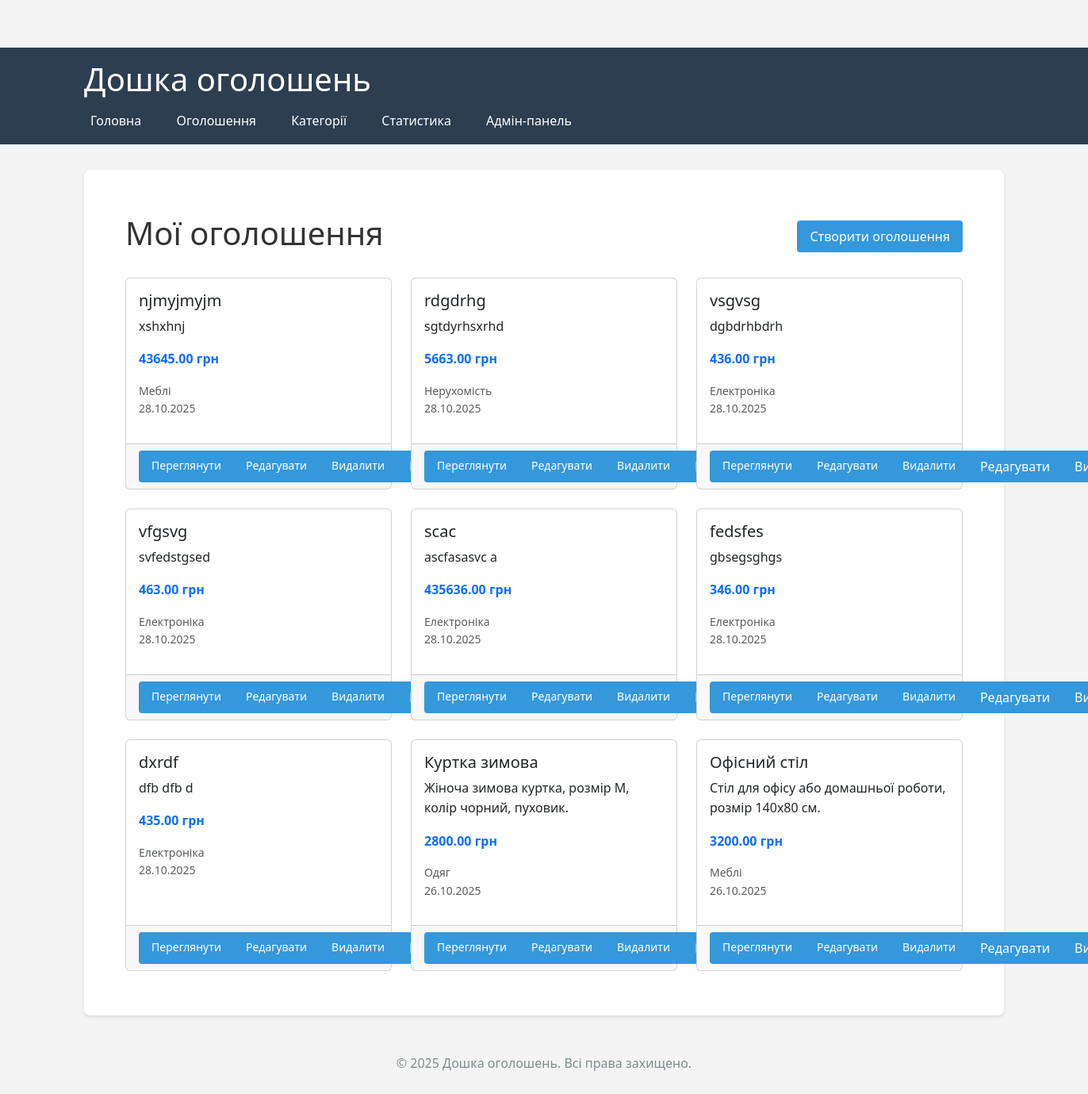
The app's page /my-ads/ (signed in) with its own data.
### board/models.py (models this page shows, shortened)
class Ad(models.Model):
    title = models.CharField(
        max_length=200,
        verbose_name='Заголовок'
    )
    description = models.TextField(
        verbose_name='Опис'
    )
    price = models.DecimalField(
        max_digits=10,
        decimal_places=2,
        validators=[MinValueValidator(0.01)],
        verbose_name='Ціна'
    )
    created_at = models.DateTimeField(
        auto_now_add=True,
        verbose_name='Дата створення'
    )
    updated_at = models.DateTimeField(
        auto_now=True,
        verbose_name='Дата оновлення'
    )
    is_active = models.BooleanField(
        default=True,
        verbose_name='Активне'
    )
    user = models.ForeignKey(
        User,
        on_delete=models.CASCADE,
        related_name='ads',
        verbose_name='Користувач'
    )
    category = models.ForeignKey(
        Category,
        on_delete=models.CASCADE,
        related_name='ads',
        verbose_name='Категорія'
    )
    class Meta:
        verbose_name = 'Оголошення'
        verbose_name_plural = 'Оголошення'
        ordering = ['-created_at']

class Category(models.Model):
    name = models.CharField(
        max_length=100,
        unique=True,
        verbose_name='Назва категорії'
    )
    description = models.TextField(
        blank=True,
        verbose_name='Опис категорії'
    )
    class Meta:
        verbose_name = 'Категорія'
        verbose_name_plural = 'Категорії'
        ordering = ['name']

### board/views.py (the view)
# urls.py: path('my-ads/', views.my_ads, name='my_ads'),
@login_required
def my_ads(request: HttpRequest) -> HttpResponse:
    ads = Ad.objects.filter(
        user=request.user
    ).select_related('category').order_by('-created_at')
    context = {
        'ads': ads,
        'title': 'Мої оголошення'
    }
    return render(request, 'board/my_ads.html', context)

### board/templates/board/my_ads.html (shortened to what this page needs)
{% extends 'board/base.html' %}
{% block content %}
<div class="container mt-4">
    <div class="d-flex justify-content-between align-items-center mb-4">
        <h1>{{ title }}</h1>
        <a href="{% url 'board:ad_create' %}" class="btn btn-primary">
             Створити оголошення
        </a>
    </div>
    {% if ads %}
        <div class="row">
            {% for ad in ads %}
            <div class="col-md-6 col-lg-4 mb-4">
                <div class="card h-100">
                    <div class="card-body">
                        <h5 class="card-title">{{ ad.title }}</h5>
                        <p class="card-text">{{ ad.description|truncatewords:20 }}</p>
                        <p class="text-primary fw-bold">{{ ad.price }} грн</p>
                        <p class="text-muted small">
                             {{ ad.category.name }}<br>
                             {{ ad.created_at|date:"d.m.Y" }}
                        </p>
                    </div>
                    <div class="card-footer">
                        <div class="btn-group" role="group">
                            <a href="{% url 'board:ad_detail' ad.id %}"
                               class="btn btn-sm btn-outline-primary">
                                 Переглянути
                            </a>
                            <a href="{% url 'board:ad_update' ad.id %}"
                               class="btn btn-sm btn-outline-secondary">
                                 Редагувати
                            </a>
                            <a href="{% url 'board:ad_delete' ad.id %}"
                               class="btn btn-sm btn-outline-danger">
                                 Видалити
                            </a>
                            {% if user == ad.user %}
    <a href="{% url 'board:ad_update' ad.id %}" class="btn btn-warning">
        Редагувати
    </a>
    <a href="{% url 'board:ad_delete' ad.id %}" class="btn btn-danger">
        Видалити
    </a>
{% endif %}
                        </div>
                    </div>
                </div>
            </div>
            {% endfor %}
        </div>
    {% else %}
        <div class="alert alert-info">
            <i class="bi bi-info-circle"></i>
            У вас поки немає оголошень.
            <a href="{% url 'board:ad_create' %}" class="alert-link">Створити перше оголошення</a>
        </div>
    {% endif %}
</div>
{% endblock %}

### board/static/board/css/base.css (style rules this page uses)
* { margin: 0; padding: 0; box-sizing: border-box; }
body { font-family: 'Segoe UI', Tahoma, Geneva, Verdana, sans-serif; line-height: 1.6; color: #333; background-color: #f4f4f4; padding-top: 60px; }
.container { max-width: 1200px; margin: 0 auto; padding: 0 20px; }
.btn { display: inline-block; padding: 0.5rem 1rem; background-color: #3498db; color: white; text-decoration: none; border-radius: 4px; transition: background-color 0.3s; border: none; cursor: pointer; }

### records on screen
Ad: title "njmyjmyjm", description "xshxhnj", price "43645.00", category.name "Меблі", created_at "28.10.2025"
Ad: title "rdgdrhg", description "sgtdyrhsxrhd", price "5663.00", category.name "Нерухомість", created_at "28.10.2025"
Ad: title "vsgvsg", description "dgbdrhbdrh", price "436.00", category.name "Електроніка", created_at "28.10.2025", shows "Редагувати"
Ad: title "vfgsvg", description "svfedstgsed", price "463.00", category.name "Електроніка", created_at "28.10.2025"
Ad: title "scac", description "ascfasasvc a", price "435636.00", category.name "Електроніка", created_at "28.10.2025"
Ad: title "fedsfes", description "gbsegsghgs", price "346.00", category.name "Електроніка", created_at "28.10.2025", shows "Редагувати"
Ad: title "dxrdf", description "dfb dfb d", price "435.00", category.name "Електроніка", created_at "28.10.2025"
Ad: title "Куртка зимова", description "Жіноча зимова куртка, розмір M, колір чорний, пуховик.", price "2800.00", category.name "Одяг", created_at "26.10.2025"
Ad: title "Офісний стіл", description "Стіл для офісу або домашньої роботи, розмір 140x80 см.", price "3200.00", category.name "Меблі", created_at "26.10.2025", shows "Редагувати"

### other values on screen
{{ title }} "Мої оголошення"
